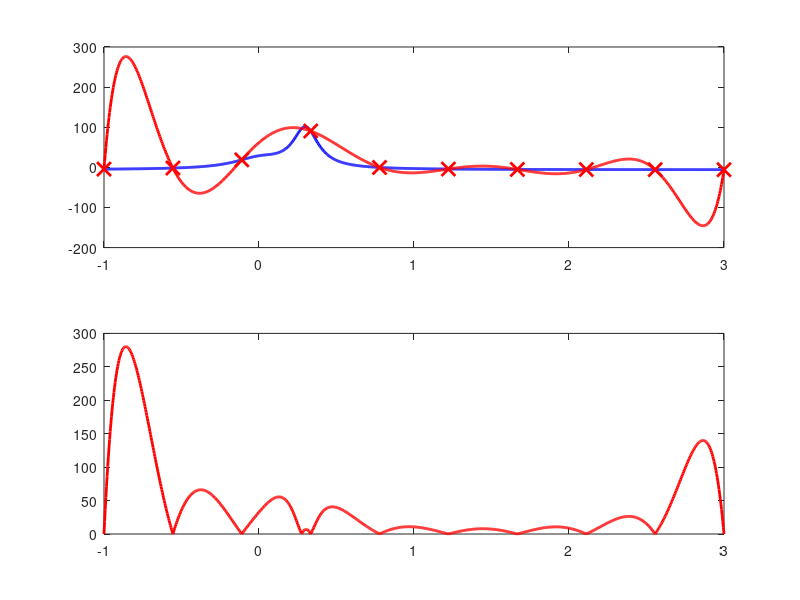
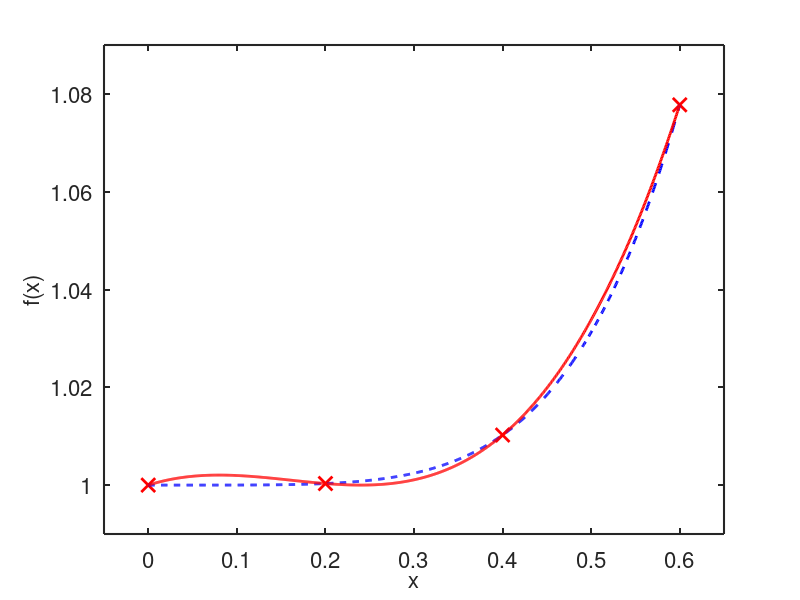

These figures' MATLAB source, in order: (Note: this script raises an error after producing the figures.)
%8.1
%a)
f=@(x) exp(x);

a=-1;
b=1;


for n=[2:1:38]
x_nodes=linspace(a,b,n);
y_nodes=f(x_nodes);

x_plot=linspace(a,b,1000);
y_plot=f(x_plot);
p=interp1(x_nodes,y_nodes,x_plot);

max(abs(y_plot-p))<1e-3
n %n=38
end



%8.2
clc
clear all
close all

f = @(x) 1./((x - 0.3).^2 + 0.01) + 1./(x.^2 + 0.04) - 6;

% a)

n = 10;
x = linspace(-1, 3, n)';
fx = f(x);

coeff_polyfit = polyfit(x, fx, n-1);

x_plot = linspace(-1, 3, 1000);

p_equally = polyval(coeff_polyfit, x_plot);

figure
subplot(2,1,1)
plot(x_plot, f(x_plot), '-b', 'LineWidth', 2)
hold on, box on
plot(x_plot, p_equally, '-r', 'LineWidth',2)
plot(x, f(x), 'rx','LineWidth',2, 'MarkerSize',10)


% b)
err_equally = abs(f(x_plot) - p_equally);

subplot(2,1,2)
hold on, box on
plot(x_plot, err_equally, '-r', 'LineWidth',2)




%8.3
clc
clear all
close all

f = @(x) x.^5 + 1;

x = [0 0.2 0.4 0.6];
p3 = polyfit(x, f(x), 3)

x_plot = linspace(0, 0.6, 1000);
p3_plot = polyval(p3, x_plot);

figure
plot(x, f(x), 'rx','LineWidth', 2, 'MarkerSize', 10)
hold on, box on
plot(x_plot, f(x_plot), 'b--', 'LineWidth', 2)
plot(x_plot, p3_plot, 'r-', 'LineWidth', 2)
axis([-0.05 0.65 0.99 1.09])
set(gca, 'FontSize', 16)
set(gca, 'LineWidth', 1.5)
xlabel('x','FontSize',16)
ylabel('f(x)','FontSize',16)
leg = legend('nodes', 'f', 'p3', 'Location', 'nw');

err = max(abs(f(x_plot) - p3_plot))





%8.4
clc
clear all
close all

x_plot = linspace(0, 2, 1000);
f = @(x) 1*(x >= 1);

figure
plot(x_plot, f(x_plot), 'b-', 'LineWidth', 2)
hold on, box on
axis([-0.1 2.1 -1 2])
set(gca, 'FontSize', 16)
set(gca, 'LineWidth', 1.5)
xlabel('x','FontSize',16)
ylabel('f(x)','FontSize',16)

% Equispaced nodes

for n = [2, 4, 8, 16, 32]
  x = linspace(0, 2, n);

  coeff = polyfit(x, f(x), n-1);

  pn = polyval(coeff, x_plot);

  plot(x_plot, pn, 'r-', 'LineWidth',2)
  pause
end

% The result is very poor, for many reasons.
% The function to be interpolated is discontinuous,
% the interpolating polynomial has too many oscillations and
% the computation of the polynomial becomes ill-conditioned when
% the number of nodes increases.

% Piecewise linear polynomials

figure
plot(x_plot, f(x_plot), 'b-', 'LineWidth', 2)
hold on, box on
axis([-0.1 2.1 -1 2])
set(gca, 'FontSize', 16)
set(gca, 'LineWidth', 1.5)
xlabel('x','FontSize',16)
ylabel('f(x)','FontSize',16)

for n = [2, 4, 8, 16, 32]
  x = linspace(0, 2, n);

  s_plot = interp1(x,f(x),x_plot);
  plot(x_plot, s_plot, 'g-','LineWidth', 2)

  pause
end

% With linear splines the interpolation approximates the function
% with increasing precision, since for big n the slope at
% the discontinuity gets higher.

figure
plot(x_plot, f(x_plot), 'b-', 'LineWidth', 2)
hold on, box on
axis([-0.1 2.1 -1 2])
set(gca, 'FontSize', 16)
set(gca, 'LineWidth', 1.5)
xlabel('x','FontSize',16)
ylabel('f(x)','FontSize',16)

x = linspace(0, 2, 15);

for n = [2, 4, 8, 16, 32]
  
  v = polyfit(x,f(x), n);
  s_plot = polyval(v, x_plot);
  plot(x_plot, s_plot, 'g-','LineWidth', 2)

  pause
end

% Once again the result is very poor.
% The function to be interpolated is discontinuous,
% the interpolating polynomial has too many oscillations and
% the computation of the polynomial becomes ill-conditioned when
% the number of nodes increases because the interpolant tends to be smooth.

